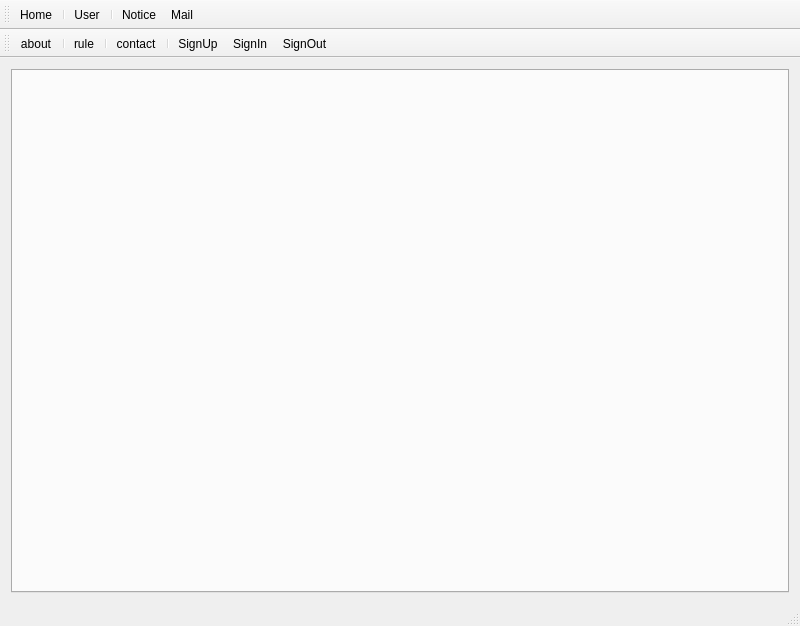
<?xml version="1.0" encoding="UTF-8"?>
<ui version="4.0">
 <class>MainWindow</class>
 <widget class="QMainWindow" name="MainWindow">
  <property name="windowModality">
   <enum>Qt::ApplicationModal</enum>
  </property>
  <property name="enabled">
   <bool>true</bool>
  </property>
  <property name="geometry">
   <rect>
    <x>0</x>
    <y>0</y>
    <width>800</width>
    <height>626</height>
   </rect>
  </property>
  <property name="mouseTracking">
   <bool>true</bool>
  </property>
  <property name="windowTitle">
   <string>MainWindow</string>
  </property>
  <property name="windowIcon">
   <iconset resource="src.qrc">
    <normaloff>:/images/iconwindow.png</normaloff>:/images/iconwindow.png</iconset>
  </property>
  <property name="autoFillBackground">
   <bool>true</bool>
  </property>
  <property name="iconSize">
   <size>
    <width>36</width>
    <height>36</height>
   </size>
  </property>
  <property name="dockOptions">
   <set>QMainWindow::AllowTabbedDocks|QMainWindow::AnimatedDocks</set>
  </property>
  <widget class="QWidget" name="centralwidget">
   <layout class="QVBoxLayout" name="verticalLayout">
    <item>
     <widget class="QTabWidget" name="tabWidget">
      <property name="currentIndex">
       <number>-1</number>
      </property>
     </widget>
    </item>
   </layout>
  </widget>
  <widget class="QStatusBar" name="statusbar"/>
  <widget class="QToolBar" name="toolBar">
   <property name="windowTitle">
    <string>toolBar</string>
   </property>
   <attribute name="toolBarArea">
    <enum>TopToolBarArea</enum>
   </attribute>
   <attribute name="toolBarBreak">
    <bool>false</bool>
   </attribute>
   <addaction name="actionHome"/>
   <addaction name="separator"/>
   <addaction name="actionUser"/>
   <addaction name="separator"/>
   <addaction name="actionNotice"/>
   <addaction name="actionMail"/>
  </widget>
  <widget class="QToolBar" name="toolBar_2">
   <property name="windowTitle">
    <string>toolBar_2</string>
   </property>
   <attribute name="toolBarArea">
    <enum>TopToolBarArea</enum>
   </attribute>
   <attribute name="toolBarBreak">
    <bool>true</bool>
   </attribute>
   <addaction name="actionabout"/>
   <addaction name="separator"/>
   <addaction name="actionrule"/>
   <addaction name="separator"/>
   <addaction name="actioncontact"/>
   <addaction name="separator"/>
   <addaction name="actionSignUp"/>
   <addaction name="actionSignIn"/>
   <addaction name="actionSignOut"/>
  </widget>
  <action name="actionUser">
   <property name="icon">
    <iconset resource="src.qrc">
     <normaloff>:/images/Oxygen-Icons.org-Oxygen-Apps-preferences-contact-list.ico</normaloff>:/images/Oxygen-Icons.org-Oxygen-Apps-preferences-contact-list.ico</iconset>
   </property>
   <property name="text">
    <string>User</string>
   </property>
   <property name="toolTip">
    <string>Thông tin người dùng</string>
   </property>
   <property name="statusTip">
    <string>Thông tin người dùng/tài khoản liên kết người dùng</string>
   </property>
  </action>
  <action name="actionSignUp">
   <property name="icon">
    <iconset resource="src.qrc">
     <normaloff>:/images/signupicon.png</normaloff>:/images/signupicon.png</iconset>
   </property>
   <property name="text">
    <string>SignUp</string>
   </property>
   <property name="toolTip">
    <string>Đăng kí tài khoản mới</string>
   </property>
   <property name="statusTip">
    <string>Đăng kí tài khoản mới</string>
   </property>
  </action>
  <action name="actionSignIn">
   <property name="icon">
    <iconset resource="src.qrc">
     <normaloff>:/images/signin.ico</normaloff>:/images/signin.ico</iconset>
   </property>
   <property name="text">
    <string>SignIn</string>
   </property>
   <property name="toolTip">
    <string>Đăng nhập</string>
   </property>
   <property name="statusTip">
    <string>Đăng nhập vào hệ thống</string>
   </property>
  </action>
  <action name="actionSignOut">
   <property name="enabled">
    <bool>true</bool>
   </property>
   <property name="icon">
    <iconset resource="src.qrc">
     <normaloff>:/images/signout.ico</normaloff>:/images/signout.ico</iconset>
   </property>
   <property name="text">
    <string>SignOut</string>
   </property>
   <property name="toolTip">
    <string>Thoát</string>
   </property>
   <property name="statusTip">
    <string>Thoát chương trình</string>
   </property>
  </action>
  <action name="actionHome">
   <property name="icon">
    <iconset resource="src.qrc">
     <normaloff>:/images/home.ico</normaloff>:/images/home.ico</iconset>
   </property>
   <property name="text">
    <string>Home</string>
   </property>
   <property name="toolTip">
    <string>Đăng xuất</string>
   </property>
   <property name="statusTip">
    <string>Trở về trang chủ</string>
   </property>
  </action>
  <action name="actioncontact">
   <property name="icon">
    <iconset resource="src.qrc">
     <normaloff>:/images/about-us-icon-15.png</normaloff>:/images/about-us-icon-15.png</iconset>
   </property>
   <property name="text">
    <string>contact</string>
   </property>
   <property name="toolTip">
    <string>Liên Hệ</string>
   </property>
   <property name="statusTip">
    <string>Liên hệ với nhân viên thư viện</string>
   </property>
  </action>
  <action name="actionrule">
   <property name="icon">
    <iconset theme="rule" resource="src.qrc">
     <normaloff>:/images/rule.png</normaloff>:/images/rule.png</iconset>
   </property>
   <property name="text">
    <string>rule</string>
   </property>
   <property name="toolTip">
    <string>Quy Định</string>
   </property>
   <property name="statusTip">
    <string>Tổng hợp nội quy thư viện</string>
   </property>
  </action>
  <action name="actionabout">
   <property name="icon">
    <iconset resource="src.qrc">
     <normaloff>:/images/contact.png</normaloff>:/images/contact.png</iconset>
   </property>
   <property name="text">
    <string>about</string>
   </property>
   <property name="toolTip">
    <string>Nhóm phát triển</string>
   </property>
   <property name="statusTip">
    <string>Thông tin tác giả</string>
   </property>
  </action>
  <action name="actionNotice">
   <property name="icon">
    <iconset resource="src.qrc">
     <normaloff>:/images/notice.png</normaloff>:/images/notice.png</iconset>
   </property>
   <property name="text">
    <string>Notice</string>
   </property>
   <property name="toolTip">
    <string>Thông báo</string>
   </property>
  </action>
  <action name="actionMail">
   <property name="icon">
    <iconset resource="src.qrc">
     <normaloff>:/images/m.png</normaloff>:/images/m.png</iconset>
   </property>
   <property name="text">
    <string>Mail</string>
   </property>
   <property name="toolTip">
    <string>Hộp thư</string>
   </property>
  </action>
 </widget>
 <layoutdefault spacing="6" margin="11"/>
 <resources>
  <include location="src.qrc"/>
 </resources>
 <connections/>
</ui>
